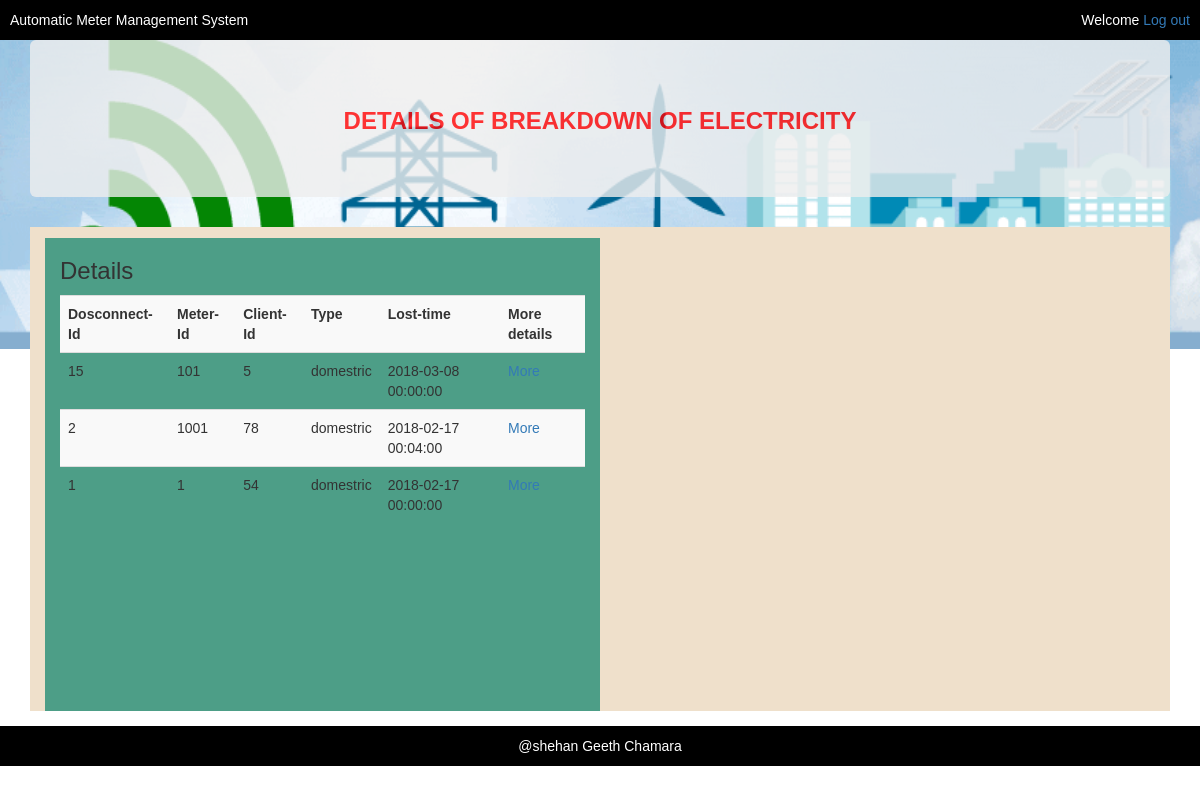
/disconect/html/index.php, run on the app's committed database.
### tables this page shows
CREATE TABLE `disconnect_tb` (
  `disconnect_id` int(11) NOT NULL,
  `meter_id` varchar(10) NOT NULL,
  `lost_time` datetime NOT NULL
);

CREATE TABLE `meter_tb` (
  `meter_id` int(10) NOT NULL,
  `meter_type` varchar(10) NOT NULL,
  `client_id` int(11) NOT NULL,
  `start_date` datetime NOT NULL,
  `location_lat` double NOT NULL,
  `location_lng` double NOT NULL,
  `password` varchar(40) NOT NULL,
  `connectivity` tinyint(4) NOT NULL,
  `bill_id` int(11) NOT NULL,
  `bill_type` tinyint(4) NOT NULL
);

### disconect/html/index.php (the view, shortened to what this page needs)
<?php
  include("connection.php");
  $query = "select disconnect_tb.disconnect_id,meter_tb.meter_id,disconnect_tb.lost_time,meter_tb.meter_type,meter_tb.client_id,client_tb.address,meter_tb.location_lat,meter_tb.location_lng
   from disconnect_tb,meter_tb,client_tb
  where disconnect_tb.meter_id = meter_tb.meter_id AND meter_tb.client_id = client_tb.client_id AND disconnect_tb.meter_id in (select meter_id from meter_tb where connectivity =0) ORDER BY disconnect_tb.lost_time DESC";
  $details = mysqli_query($connection, $query);
  $disconnect_details = "";
  while ($user = mysqli_fetch_assoc($details)) {
    $disconnect_details .= "<tr>";
    $disconnect_details .= "<td>{$user['disconnect_id']}</td>";
    $disconnect_details .= "<td>{$user['meter_id']}</td>";
    $disconnect_details .= "<td>{$user['client_id']}</td>";
    $disconnect_details .= "<td>{$user['meter_type']}</td>";
    $disconnect_details .= "<td>{$user['lost_time']}</td>";
    $disconnect_details .= "<td><a href=\"more_details.php?disconnect_id={$user['disconnect_id']}\">More</a></td>";
    $disconnect_details .= "</tr>";
  }
 ?>
<!DOCTYPE html>
<html lang="en">
<head>
  <link rel="stylesheet" href="https://maxcdn.bootstrapcdn.com/bootstrap/3.3.7/css/bootstrap.min.css">
  <link rel="stylesheet" type="text/css" href="../css/main.css">
</head>
<body>
  <?php require_once('../../header.php'); ?>
<div class="container" >
  <div class="jumbotron heading">
    <h3>Details of breakdown of electricity</h3>
  </div>
  <div class="details col-sm-12"  style="overflow-y: scroll;  min-height: 484px; max-height: 484px;">
    <div class="names col-sm-6">
      <h3>Details</h3>
      <table class="table table-striped">
        <tr>
          <th>Dosconnect-Id</th>
          <th>Meter-Id</th>
          <th>Client-Id</th>
          <th>Type</th>
          <th>Lost-time</th>
          <th>More details</th>
        </tr>
        <?php echo $disconnect_details; ?>
      </table>
    </div>
    <div class="map col-sm-6">
      <div id="map" style="height: 500px; width: 540px;">
      </div>
    </div>
  </div>
</div>
  <?php require_once('../../footer.php'); ?>
</body>
</html>

### header.php (shortened to what this page needs)
<header>
	<div class = "appname">Automatic Meter Management System</div>
	<div class="loggedin">Welcome <?php echo $_SESSION['user_name']; ?> <a href="logout.php">Log out</a></div>
</header>

### footer.php (shortened to what this page needs)
<footer>
	<div class = "appname">@shehan Geeth Chamara</div>
</footer>

### disconect/css/main.css (style rules this page uses)
body { background-image: url("../pic/Smart-grid-v01.gif"); background-repeat: no-repeat; background-attachment: fixed; background-size: 100% 35%; }
.heading { opacity: 0.8; filter: alpha(opacity=50); text-transform: uppercase; }
.heading h3 { color: red; font-weight: bold; text-align: center; }
.names { margin-top: 1%; background-color: #4d9e87; background-repeat: no-repeat; background-attachment: fixed; height: 500px; }
.map { margin-top: 1%; margin-bottom: 2%; }
.details { background-color: #efe0cb; margin-bottom: 15px; }

### header.php (style rules this page uses)
header { color: white; padding: 10px; background: black; overflow: auto; }
header .appname { float: left; }
header .loggedin { float: right; }
body { font-family: Arial, "Helvetica Neue", Helvetica, sans-serif; }

### footer.php (style rules this page uses)
footer { color: white; padding: 10px; background: black; overflow: auto; }
footer .appname { text-align: center; }

### data on the page
disconnect_tb: disconnect_id "15", meter_tb.meter_id "101", meter_tb.client_id "5", meter_tb.meter_type "domestric", lost_time "2018-03-08 00:00:00"
disconnect_tb: disconnect_id "2", meter_tb.meter_id "1001", meter_tb.client_id "78", meter_tb.meter_type "domestric", lost_time "2018-02-17 00:04:00"
disconnect_tb: disconnect_id "1", meter_tb.meter_id "1", meter_tb.client_id "54", meter_tb.meter_type "domestric", lost_time "2018-02-17 00:00:00"
